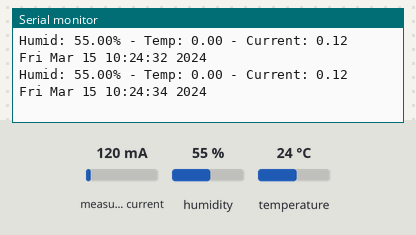
This sketch was run on a simulated Particle Photon. Parts: the last lines printed to the serial monitor. Inputs (shaded band) come from the test bench; at power-on: measured current 120 mA, humidity 55 %, temperature 24 °C. The local clock reads 2024-03-15 10:24:30 at power-on unless the sketch sets it.

Above: at 4.9 s.
5.0 s: measured current set to 40 mA
At 6.9 s:
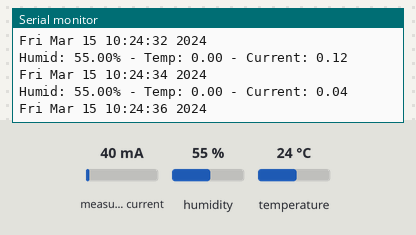
8.2 s: humidity set to 22 %
At 9.2 s:
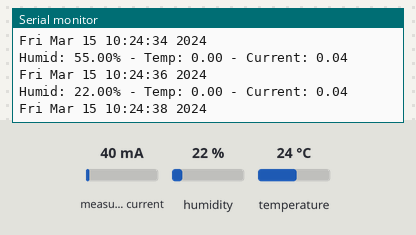
11.4 s: measured current set to 500 mA
At 13.8 s:
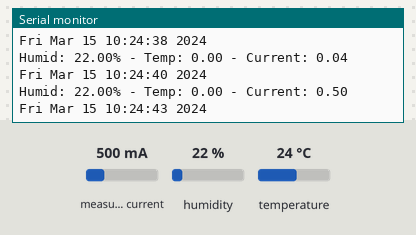
14.6 s: humidity set to 40 %
At 16.0 s:
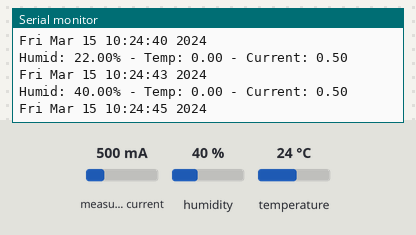
Timing chart, 0 to 17.6 s (numbered marks = the images above; inputs shaded):
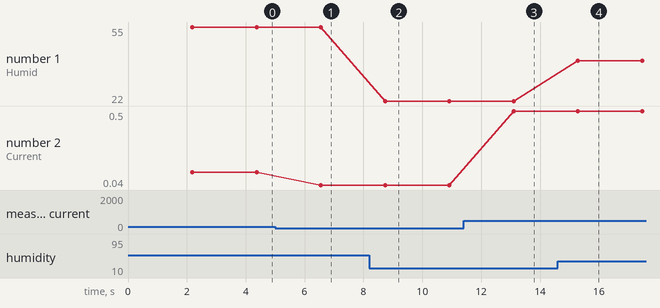

The sketch:

DHT-current-cloud.ino
```cpp
#include "Adafruit_DHT/Adafruit_DHT.h"
#include "EmonLib/EmonLib.h"

// Based on Adafruit_DHT example and EmonLib current_only example
// Declare sensors using appropriate library
#define DHTPIN 2     // what pin we're connected to
#define DHTTYPE DHT22		// DHT 22 (AM2302)
DHT dht(DHTPIN, DHTTYPE);
EnergyMonitor emon1;

// Declare variables to measure
float humi = 0.0;                   // Humidity from DHT22
float tmpr = 0.0;                   // Temperature from DHT22
char humi_str[10];                  // Cloud API can't send floats, need to transmit str
char temp_str[10];                  // Cloud API can't send floats, need to transmit str
char curr_str[10];                  // Cloud API can't send floats, need to transmit str

double curr = 0.0;                  // Current from SCT103

void setup() {

    Spark.variable("tmpr", &temp_str, STRING);
    Spark.variable("humi", &humi_str, STRING);
    Spark.variable("curr", &curr_str, STRING);

    Serial.begin(9600);
    emon1.current(1, 30);           // Current: input pin, calibration.
    dht.begin();
}

void loop() {
// Wait a few seconds between measurements.
delay(2000);

// Adafruit_DHT: reading temperature or humidity takes ~250 milliseconds!
// Sensor readings may also be up to 2 seconds 'old' (its a
// very slow sensor)
    humi = dht.getHumidity();
	tmpr = dht.getTempCelcius();
// Check if any reads failed and exit early (to try again).
//	if (isnan(humi) || isnan(temp)) {
//		Serial.println("Failed to read from DHT sensor!");
//		return;
//   }
// EmonLib: RMS estimate of current over 1480 cycles
    curr = emon1.calcIrms(1480);

    sprintf(humi_str,"%.2f",humi);
    sprintf(temp_str,"%.2f",tmpr);
    sprintf(curr_str,"%.3f",curr);

	Serial.print("Humid: ");
	Serial.print(humi);
	Serial.print("% - ");
	Serial.print("Temp: ");
    Serial.print(tmpr);
    Serial.print(" - Current: ");
	Serial.println(curr);
	Serial.println(Time.timeStr());
}
```

Measured:
- after the input at 5.0 s, the serial monitor: prints a new line after 1.6 s (image 1)
- after the input at 8.2 s, the serial monitor: prints a new line after 0.54 s (image 2)
- after the input at 11.4 s, the serial monitor: prints a new line after 1.7 s (image 3)
- after the input at 14.6 s, the serial monitor: prints a new line after 0.69 s (image 4)
- plotted number 1: 55 → 22 after the input at 8.2 s, 22 → 40 after the input at 14.6 s
- plotted number 2: 0.12 → 0.04 after the input at 5.0 s, 0.04 → 0.5 after the input at 11.4 s
